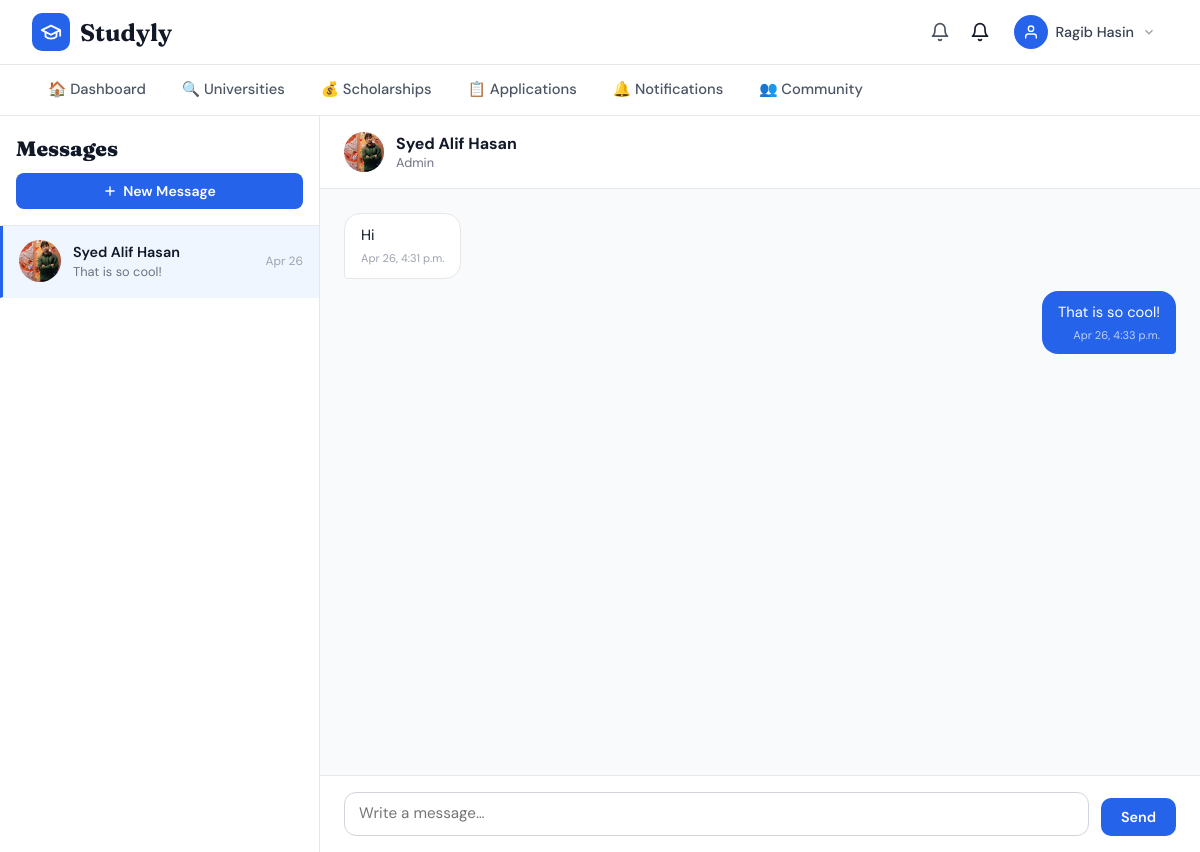
Page /users/messages/alphaX/ (signed in) on the committed database.
### users/models.py (models this page shows, shortened)
class User(AbstractUser):
    ROLE_CHOICES = [
        ('student', 'Student'),
        ('admin', 'Admin'),
        ('consultant', 'Educational Consultant'),
    ]
    role = models.CharField(max_length=20, choices=ROLE_CHOICES, default='student')
    def get_role_display_name(self):
        return dict(self.ROLE_CHOICES).get(self.role, self.role)

class Profile(models.Model):
    user = models.OneToOneField(
        User,
        on_delete=models.CASCADE,
        related_name='profile'
    )
    phone_number = models.CharField(max_length=20, blank=True, null=True)
    date_of_birth = models.DateField(blank=True, null=True)
    address = models.TextField(blank=True, null=True)
    profile_picture = models.ImageField(
        upload_to='profile_pics/', blank=True, null=True
    )
    GPA = models.FloatField(null=True, blank=True)
    degree_level = models.CharField(
        max_length=50,
        choices=[
            ('hsc', 'HSC'),
            ('bachelor', "Bachelor's"),
            ('master', "Master's"),
            ('phd', 'PhD'),
        ],
        blank=True,
        null=True
    )
    english_proficiency = models.CharField(
        max_length=50,
        choices=[
            ('ielts', 'IELTS'),
            ('toefl', 'TOEFL'),
            ('none', 'None'),
        ],
        blank=True,
        null=True
    )
    english_score = models.FloatField(null=True, blank=True)
    work_experience_years = models.IntegerField(default=0)
    preferred_countries = models.CharField(max_length=255, blank=True, null=True)
    budget = models.DecimalField(
        max_digits=10, decimal_places=2, null=True, blank=True
    )
    created_at = models.DateTimeField(auto_now_add=True)
    updated_at = models.DateTimeField(auto_now=True)

class Message(models.Model):
    sender = models.ForeignKey(
        User,
        on_delete=models.CASCADE,
        related_name='sent_messages'
    )
    recipient = models.ForeignKey(
        User,
        on_delete=models.CASCADE,
        related_name='received_messages'
    )
    body = models.TextField()
    is_read = models.BooleanField(default=False)
    created_at = models.DateTimeField(auto_now_add=True)
    class Meta:
        ordering = ['created_at']
    @classmethod
    def get_conversation(cls, user_a, user_b):
        return cls.objects.filter(
            sender__in=[user_a, user_b],
            recipient__in=[user_a, user_b]
        ).order_by('created_at')
    @classmethod
    def get_inbox_threads(cls, user):
        from django.db.models import Q, Max
        partners_qs = (
            cls.objects
            .filter(Q(sender=user) | Q(recipient=user))
            .values_list('sender_id', 'recipient_id')
        )
        partner_ids = set()
        for s, r in partners_qs:
            other = r if s == user.pk else s
            partner_ids.add(other)
        threads = []
        for pid in partner_ids:
            other_user = User.objects.get(pk=pid)
            last_msg = (
                cls.objects
                .filter(
                    Q(sender=user, recipient=other_user) |
                    Q(sender=other_user, recipient=user)
                )
                .order_by('-created_at')
                .first()
            )
            unread = cls.objects.filter(
                sender=other_user, recipient=user, is_read=False
            ).count()
            threads.append({
                'partner': other_user,
                'last_message': last_msg,
                'unread_count': unread,
            })
        threads.sort(key=lambda t: t['last_message'].created_at, reverse=True)
        return threads

### users/views.py (the view, shortened to what this page needs)
# urls.py: path('messages/<str:username>/',            views.conversation_view,     name='conversation'),
@login_required
def conversation_view(request, username):
    other_user = get_object_or_404(User, username=username)
    if other_user == request.user:
        return redirect('users:inbox')
    Message.objects.filter(
        sender=other_user, recipient=request.user, is_read=False
    ).update(is_read=True)
    conversation_messages = Message.get_conversation(request.user, other_user)
    threads = Message.get_inbox_threads(request.user)
    all_users = User.objects.exclude(pk=request.user.pk).order_by('first_name', 'username')
    return render(request, 'users/messages.html', {
        'threads': threads,
        'all_users': all_users,
        'active_conversation': other_user,
        'conversation_messages': conversation_messages,
    })

### users/context_processors.py (called while the page is built)
def unread_notifications(request):
    if request.user.is_authenticated:
        from notifications.models import Notification
        count = Notification.objects.filter(user=request.user, is_read=False).count()
        return {'unread_notif_count': count}
    return {'unread_notif_count': 0}

### templates/users/messages.html (shortened to what this page needs)
{% extends "base.html" %}
{% block content %}
<div class="msg-layout">
  <aside class="msg-sidebar">
    <div class="msg-sidebar-head">
      <h2>Messages</h2>
      <button class="new-msg-btn" onclick="openModal()">
        <svg xmlns="http://www.w3.org/2000/svg" width="14" height="14" viewBox="0 0 24 24"
             fill="none" stroke="currentColor" stroke-width="2.5" stroke-linecap="round" stroke-linejoin="round">
          <line x1="12" y1="5" x2="12" y2="19"/><line x1="5" y1="12" x2="19" y2="12"/>
        </svg>
        New Message
      </button>
    </div>
    <div class="thread-list">
      {% if threads %}
        {% for t in threads %}
          <a href="{% url 'users:conversation' t.partner.username %}"
             class="thread-item {% if active_conversation and active_conversation.username == t.partner.username %}active{% endif %}">
            <div class="thread-avatar">
              {% if t.partner.profile.profile_picture %}
                <img src="{{ t.partner.profile.profile_picture.url }}" alt="">
              {% else %}
                {{ t.partner.first_name|first|upper }}{{ t.partner.last_name|first|upper }}
              {% endif %}
            </div>
            <div class="thread-info">
              <div class="thread-name">
                {{ t.partner.get_full_name|default:t.partner.username }}
              </div>
              <div class="thread-preview">{{ t.last_message.body|truncatechars:45 }}</div>
            </div>
            <div class="thread-meta">
              <div class="thread-time">{{ t.last_message.created_at|date:"M d" }}</div>
            </div>
          </a>
        {% endfor %}
      {% else %}
        <p style="padding:1.5rem 1rem;font-size:.88rem;color:#9ca3af;text-align:center;">
          No conversations yet.<br>Start one with the button above!
        </p>
      {% endif %}
    </div>
  </aside>
  <main class="msg-main">
    {% if active_conversation %}
      <div class="msg-header">
        <div class="msg-header-avatar">
          {% if active_conversation.profile.profile_picture %}
            <img src="{{ active_conversation.profile.profile_picture.url }}" alt="">
          {% else %}
            {{ active_conversation.first_name|first|upper }}{{ active_conversation.last_name|first|upper }}
          {% endif %}
        </div>
        <div>
          <div class="msg-header-name">{{ active_conversation.get_full_name|default:active_conversation.username }}</div>
          <div class="msg-header-role">{{ active_conversation.get_role_display_name }}</div>
        </div>
      </div>
      <div class="msg-body" id="msgBody">
        {% for msg in conversation_messages %}
          <div class="bubble-wrap {% if msg.sender == request.user %}mine{% endif %}">
            <div class="bubble {% if msg.sender == request.user %}mine{% else %}theirs{% endif %}">
              {{ msg.body }}
              <div class="bubble-time">{{ msg.created_at|date:"M d, g:i a" }}</div>
            </div>
          </div>
        {% empty %}
          <p style="text-align:center;color:#9ca3af;font-size:.88rem;margin-top:2rem;">
            No messages yet. Say hello!
          </p>
        {% endfor %}
      </div>
      <div class="msg-footer">
        <form method="post" action="{% url 'users:conversation' active_conversation.username %}">
          <div class="msg-input-row">
            <textarea name="body" class="msg-textarea" placeholder="Write a message…"
                      rows="1" onkeydown="submitOnEnter(event, this)"></textarea>
            <button type="submit" class="send-btn">Send</button>
          </div>
        </form>
      </div>
    {% endif %}
  </main>
</div>
{% endblock %}

### templates/base.html (shortened to what this page needs)
<!DOCTYPE html>
<html lang="en">
<head>
</head>
<body>
{% if user.is_authenticated and not skip_nav %}
<nav class="top-nav">
  <div class="top-nav-inner">
    <a href="{% url 'dashboard:dashboard' %}" class="logo">
      <div class="logo-icon">
        <svg xmlns="http://www.w3.org/2000/svg" width="22" height="22" fill="none" stroke="white" stroke-width="2" stroke-linecap="round" stroke-linejoin="round" viewBox="0 0 24 24">
          <path d="M22 10v6M2 10l10-5 10 5-10 5z"/><path d="M6 12v5c3 3 9 3 12 0v-5"/>
        </svg>
      </div>
      <span class="logo-text">Studyly</span>
    </a>
    <div class="nav-right">
     <a href="{% url 'notifications:list' %}" class="bell-btn" style="position:relative;">
  <svg xmlns="http://www.w3.org/2000/svg" width="20" height="20" fill="none" stroke="currentColor" stroke-width="2" stroke-linecap="round" stroke-linejoin="round" viewBox="0 0 24 24">
    <path d="M18 8A6 6 0 0 0 6 8c0 7-3 9-3 9h18s-3-2-3-9"/><path d="M13.73 21a2 2 0 0 1-3.46 0"/>
  </svg>
</a>
        <svg xmlns="http://www.w3.org/2000/svg" width="20" height="20" fill="none" stroke="currentColor" stroke-width="2" stroke-linecap="round" stroke-linejoin="round" viewBox="0 0 24 24">
          <path d="M18 8A6 6 0 0 0 6 8c0 7-3 9-3 9h18s-3-2-3-9"/><path d="M13.73 21a2 2 0 0 1-3.46 0"/>
        </svg>
      <div class="user-dropdown-wrap" id="userDropdown">
        <div class="user-btn" onclick="toggleDropdown()">
          <div class="user-avatar">
            {% if user.profile.profile_picture %}
              <img src="{{ user.profile.profile_picture.url }}" alt="avatar">
            {% else %}
              <svg xmlns="http://www.w3.org/2000/svg" width="16" height="16" fill="none" stroke="white" stroke-width="2" stroke-linecap="round" stroke-linejoin="round" viewBox="0 0 24 24">
                <path d="M20 21v-2a4 4 0 0 0-4-4H8a4 4 0 0 0-4 4v2"/><circle cx="12" cy="7" r="4"/>
              </svg>
            {% endif %}
          </div>
          <span class="user-name">{{ user.get_full_name|default:user.username }}</span>
          <svg class="chevron" xmlns="http://www.w3.org/2000/svg" width="14" height="14" fill="none" stroke="currentColor" stroke-width="2.5" viewBox="0 0 24 24"><polyline points="6 9 12 15 18 9"/></svg>
        </div>
      </div>
    </div>
  </div>
</nav>
<div class="sec-nav">
  <div class="sec-nav-inner">
    <a href="{% url 'dashboard:dashboard' %}"  class="nav-link {% block nav_dashboard %}{% endblock %}">🏠 Dashboard</a>
    <a href="{% url 'universities:list' %}"    class="nav-link {% block nav_universities %}{% endblock %}">🔍 Universities</a>
    <a href="{% url 'scholarships:list' %}"    class="nav-link {% block nav_scholarships %}{% endblock %}">💰 Scholarships</a>
    <a href="{% url 'applications:list' %}"    class="nav-link {% block nav_applications %}{% endblock %}">📋 Applications</a>
    <a href="{% url 'notifications:list' %}"   class="nav-link {% block nav_notifications %}{% endblock %}">🔔 Notifications</a>
      <a href="{% url 'community:list' %}" class="nav-link {% if active_nav == 'community' %}nav-link--active{% endif %}">👥 Community</a>
  </div>
</div>
{% endif %}
{% block content %}{% endblock %}
</body>
</html>

### templates/base.html (style rules this page uses)
*, *::before, *::after { box-sizing: border-box; margin: 0; padding: 0; }
body { font-family: 'DM Sans', sans-serif; background: #f9fafb; color: #111827; }
a { text-decoration: none; color: inherit; }
.top-nav { background: white; border-bottom: 1px solid #e5e7eb; position: sticky; top: 0; z-index: 200; }
.top-nav-inner { max-width: 1280px; margin: 0 auto; padding: 0 2rem; display: flex; align-items: center; justify-content: space-between; height: 64px; }
.logo { display: flex; align-items: center; gap: 10px; }
.logo-icon { background: #2563eb; padding: 8px; border-radius: 10px; display: flex; }
.logo-text { font-family: 'Fraunces', serif; font-size: 1.5rem; font-weight: 700; }
.nav-right { display: flex; align-items: center; gap: 12px; }
.bell-btn { padding: 8px; color: #4b5563; display: flex; align-items: center; }
.user-dropdown-wrap { position: relative; }
.user-btn { display: flex; align-items: center; gap: 8px; padding: 6px 12px; border-radius: 8px; cursor: pointer; transition: background .15s; }
.user-avatar { width: 34px; height: 34px; background: #2563eb; border-radius: 50%; display: flex; align-items: center; justify-content: center; flex-shrink: 0; overflow: hidden; }
.user-name { font-size: .9rem; font-weight: 500; color: #374151; }
.chevron { color: #9ca3af; transition: transform .2s; }
.sec-nav { background: white; border-bottom: 1px solid #e5e7eb; }
.sec-nav-inner { max-width: 1280px; margin: 0 auto; padding: 0 2rem; display: flex; gap: 4px; overflow-x: auto; }
.nav-link { display: flex; align-items: center; gap: 8px; padding: 14px 16px; border-bottom: 2px solid transparent; color: #4b5563; font-weight: 500; font-size: .92rem; white-space: nowrap; transition: color .15s; }

### rows in the picture
User: get_full_name "Ragib Hasin"
User: partner.profile.profile_picture (picture), partner.get_full_name "Syed Alif Hasan", last_message.body "That is so cool!", last_message.created_at "Apr 26", profile.profile_picture (picture), get_full_name "Syed Alif Hasan", get_role_display_name "Admin"
Message: body "Hi", created_at "Apr 26, 4:31 p.m."
Message: body "That is so cool!", created_at "Apr 26, 4:33 p.m."
